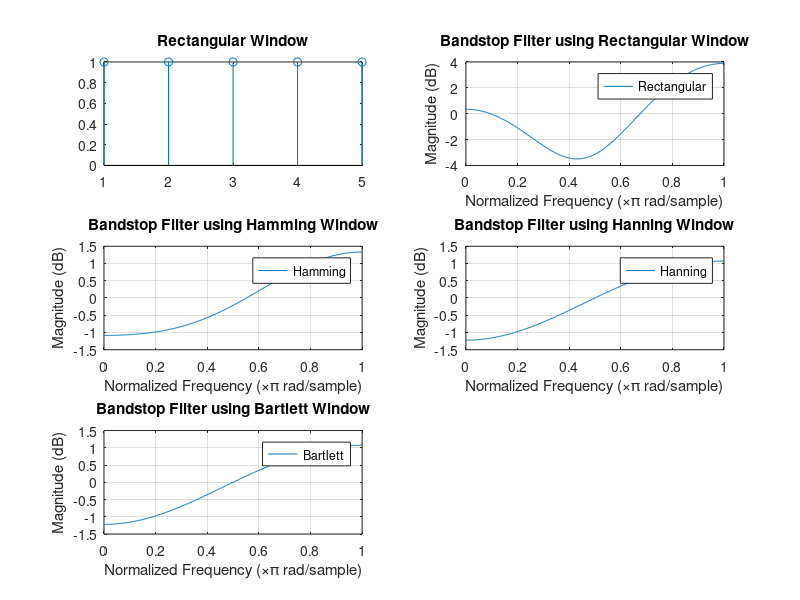

The MATLAB source for this figure:
clc;
clear all;
close all;

% Bandstop Filter Design using different windows

% Define cutoff frequencies for Bandstop Filter
wc1 = 0.2 * pi;  % Lower cutoff frequency (normalized to pi)
wc2 = 0.5 * pi;  % Upper cutoff frequency (normalized to pi)

% Filter order input
N = input('Enter the filter order (N):');
alpha = (N-1)/2;

% Small epsilon to avoid division by zero at n = alpha
eps = 0.001;

% Time indices for impulse response
n = 0:N-1;

% Ideal Bandstop Filter Impulse Response (hd)
hd = ((sin(wc1*(n-alpha)) - sin(wc2*(n-alpha))) +sin(pi*(n-alpha))+ eps) ./ (pi*(n-alpha)+eps);

% Rectangular Window
wr_b = boxcar(N);
hn_rect = hd .* wr_b';  % Applying window to impulse response

% Frequency response for Rectangular Window
w = 0:0.01:pi;
h_rect = freqz(hn_rect, 1, w);

% Plot Rectangular Window and its Frequency Response
figure;
subplot(3, 2, 1);
stem(wr_b);
title('Rectangular Window');

subplot(3, 2, 2);
plot(w/pi, 20*log10(abs(h_rect)));
title('Bandstop Filter using Rectangular Window');
xlabel('Normalized Frequency (\times\pi rad/sample)');
ylabel('Magnitude (dB)');
grid on;
legend('Rectangular');

% Hamming Window
wr_hm = hamming(N);
hn_hm = hd .* wr_hm';  % Applying Hamming window

% Frequency response for Hamming Window
h_hm = freqz(hn_hm, 1, w);

% Plot Hamming Window and its Frequency Response
subplot(3, 2, 3);
plot(w/pi, 20*log10(abs(h_hm)));
title('Bandstop Filter using Hamming Window');
xlabel('Normalized Frequency (\times\pi rad/sample)');
ylabel('Magnitude (dB)');
grid on;
legend('Hamming');

% Hanning Window
wr_hn = hanning(N);
hn_hn = hd .* wr_hn';  % Applying Hanning window

% Frequency response for Hanning Window
h_hn = freqz(hn_hn, 1, w);

% Plot Hanning Window and its Frequency Response
subplot(3, 2, 4);
plot(w/pi, 20*log10(abs(h_hn)));
title('Bandstop Filter using Hanning Window');
xlabel('Normalized Frequency (\times\pi rad/sample)');
ylabel('Magnitude (dB)');
grid on;
legend('Hanning');

% Bartlett Window
wr_bart = bartlett(N);
hn_bart = hd .* wr_bart';  % Applying Bartlett window

% Frequency response for Bartlett Window
h_bart = freqz(hn_bart, 1, w);

% Plot Bartlett Window and its Frequency Response
subplot(3, 2, 5);
plot(w/pi, 20*log10(abs(h_bart)));
title('Bandstop Filter using Bartlett Window');
xlabel('Normalized Frequency (\times\pi rad/sample)');
ylabel('Magnitude (dB)');
grid on;
legend('Bartlett'); 
